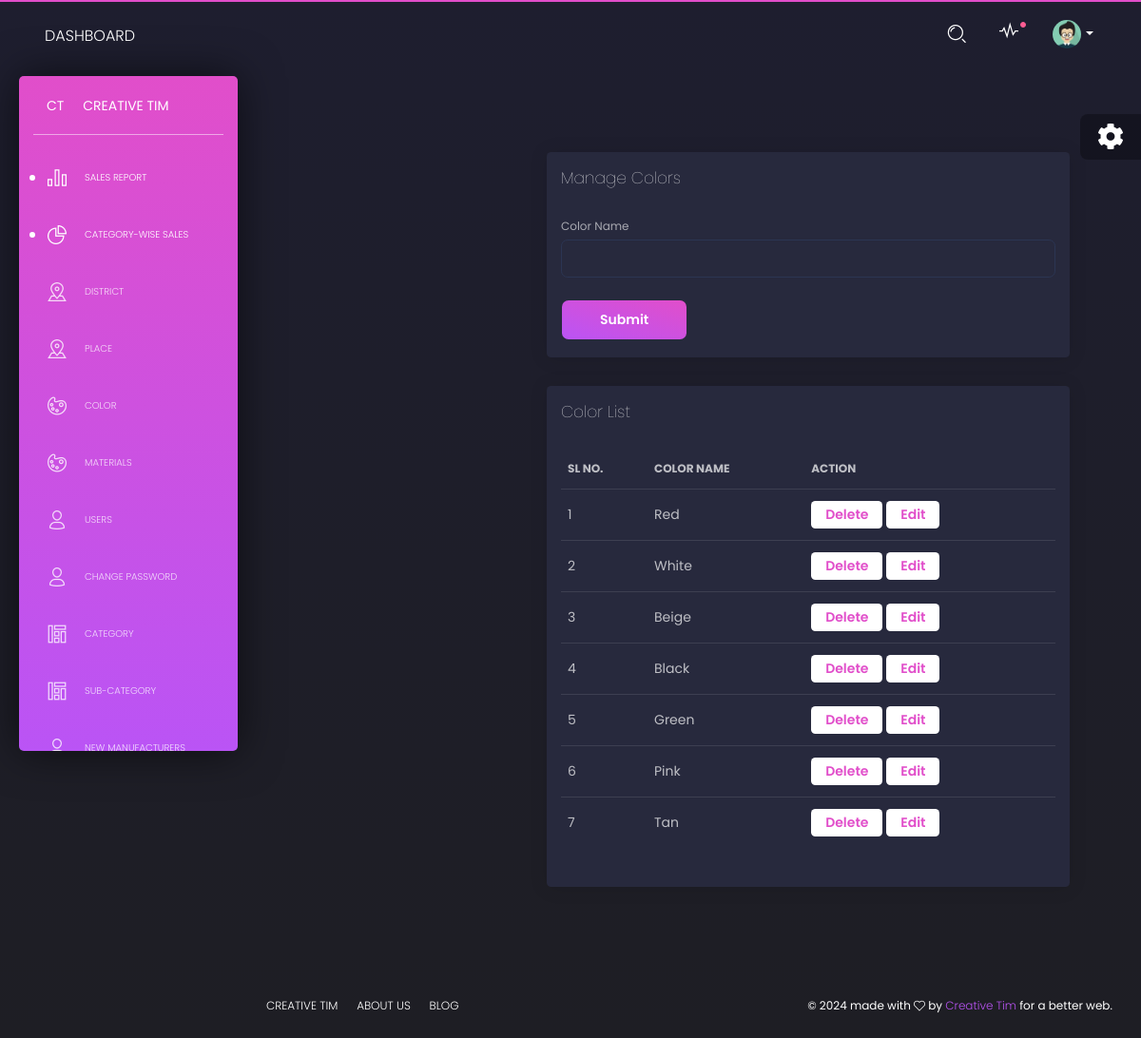
Page /PROJECT/Admin/Color.php on the committed database.
### tables this page shows
CREATE TABLE `tbl_color` (
  `color_id` int(11) NOT NULL,
  `color_name` varchar(30) NOT NULL
);

### PROJECT/Admin/Color.php (the view, shortened to what this page needs)
<?php
include("../Assets/Connection/connection.php");
include("Head.php");
		?>
           <?php
$cname='';
?>
<!DOCTYPE html PUBLIC "-//W3C//DTD XHTML 1.0 Transitional//EN" "http://www.w3.org/TR/xhtml1/DTD/xhtml1-transitional.dtd">
<html xmlns="http://www.w3.org/1999/xhtml">
<head>
</head>
<body>
<div class="content">
    <div class="container-fluid">
        <div class="row">
            <div class="col-md-12">
                <div class="card">
                    <div class="card-header">
                        <h4 class="card-title">Manage Colors</h4>
                    </div>
                    <div class="card-body">
                        <form id="form1" name="form1" method="post" action="">
                            <div class="form-group">
                                <label for="txt_name">Color Name</label>
                                <input type="text" required name="txt_name" id="txt_name" class="form-control" value="<?php echo htmlspecialchars($cname); ?>" />
                            </div>
                            <button type="submit" name="btn_submit" id="btn_submit" class="btn btn-primary">Submit</button>
                        </form>
                    </div>
                </div>
                <div class="card">
                    <div class="card-header">
                        <h4 class="card-title">Color List</h4>
                    </div>
                    <div class="card-body">
                        <div class="table-responsive">
                            <table class="table">
                                <thead>
                                    <tr>
                                        <th>Sl No.</th>
                                        <th>Color Name</th>
                                        <th>Action</th>
                                    </tr>
                                </thead>
                                <tbody>
                                <?php
                                $SelQry = "SELECT * FROM tbl_color";
                                $result = $Con->query($SelQry);
                                $i = 0;
                                while ($row = $result->fetch_assoc()) {
                                    $i++;
                                ?>
                                    <tr>
                                        <td><?php echo $i; ?></td>
                                        <td><?php echo htmlspecialchars($row['color_name']); ?></td>
                                        <td class="action-links">
                                            <a href="Color.php?cid=<?php echo $row['color_id']; ?>"  class="btn btn-neutral btn-sm">Delete</a>
                                            <a href="Color.php?eid=<?php echo $row['color_id']; ?>"  class="btn btn-neutral btn-sm">Edit</a>
                                        </td>
                                    </tr>
                                <?php
                                }
                                ?>
                                </tbody>
                            </table>
                        </div>
                    </div>
                </div>
            </div>
        </div>
    </div>
</div>
</body>
</html>
<?php
            include("Foot.php");
            ?>

### rows in the picture
tbl_color: color_name "Red"
tbl_color: color_name "White"
tbl_color: color_name "Beige"
tbl_color: color_name "Black"
tbl_color: color_name "Green"
tbl_color: color_name "Pink"
tbl_color: color_name "Tan"
